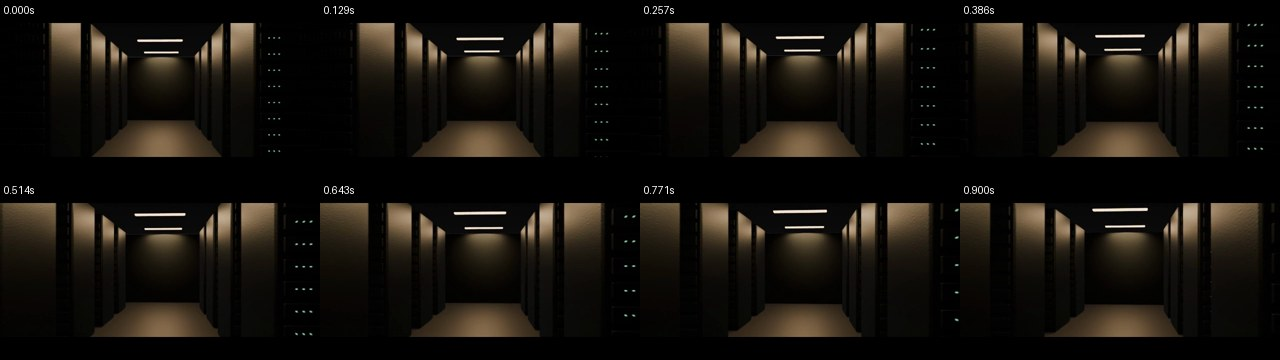
#> input picture production/codex_pipeline/qa/samples/63da695534068481.jpg, 1280 x 360 px
$ python -i build_f7.py   (imports and definitions only)
#> lines starting #> are read from the running program, lines starting #| are printed output that depends on the picture
#> further down, picture is the input picture: PIL image 1280x360 RGB; mean R, G, B 22.4, 18.7, 13.6
#!/usr/bin/env python3
"""F7 workprint from reviewed local-motion endpoints and inherited F7-02.

No AI video generation or phoneme lip sync is claimed. Originals stay untouched.
"""
import argparse, functools, hashlib, importlib.util, json, math, subprocess
from pathlib import Path
import cv2
import numpy as np
from PIL import Image, ImageDraw, ImageEnhance, ImageFilter, ImageFont, ImageOps

ROOT=Path(__file__).resolve().parent
FPS=24; W,H=1920,1080
# [1 line not run here, left out]

def sha(p):
    with Path(p).open('rb') as f:return hashlib.file_digest(f,'sha256').hexdigest()

def run(args):
    subprocess.run(['ffmpeg','-nostdin','-v','error','-xerror']+args,check=True)

# [6 lines left out: function plate, not called in this run]

class Motion:
    # [44 lines left out: functions __init__, frame, writing, not called in this run]

def letterbox(im,wide=False,brightness=.87):
#> called with wide = False, brightness = 0.87
    im=ImageEnhance.Color(im).enhance(.80)
    im=ImageEnhance.Brightness(im).enhance(brightness)
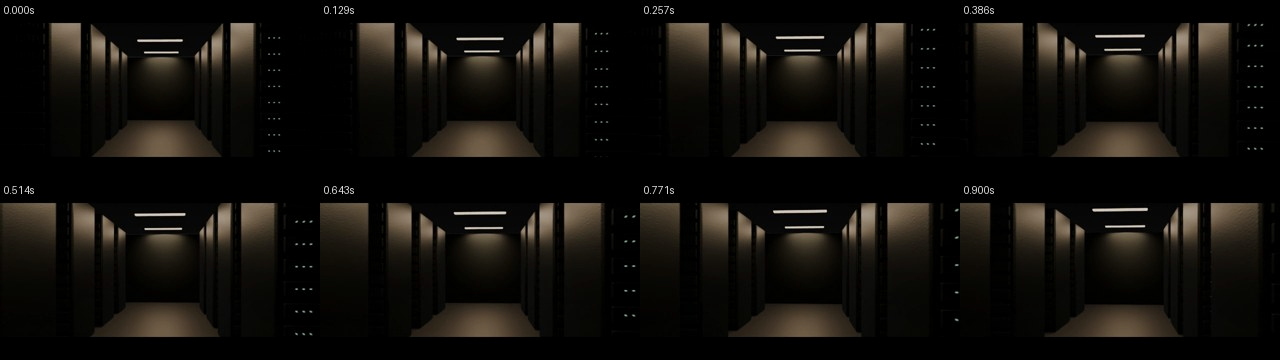
#> im: PIL image 1280x360 RGB; mean R, G, B 18.3, 15.8, 12.2
    if wide:
        canvas=Image.new('RGB',(W,H));canvas.paste(im.resize((W,804),Image.Resampling.LANCZOS),(0,138));return canvas
    im=im.resize((W,H),Image.Resampling.LANCZOS);d=ImageDraw.Draw(im)
#> after `im = im.resize((W, H), Image.Resampling.LANCZOS)`:
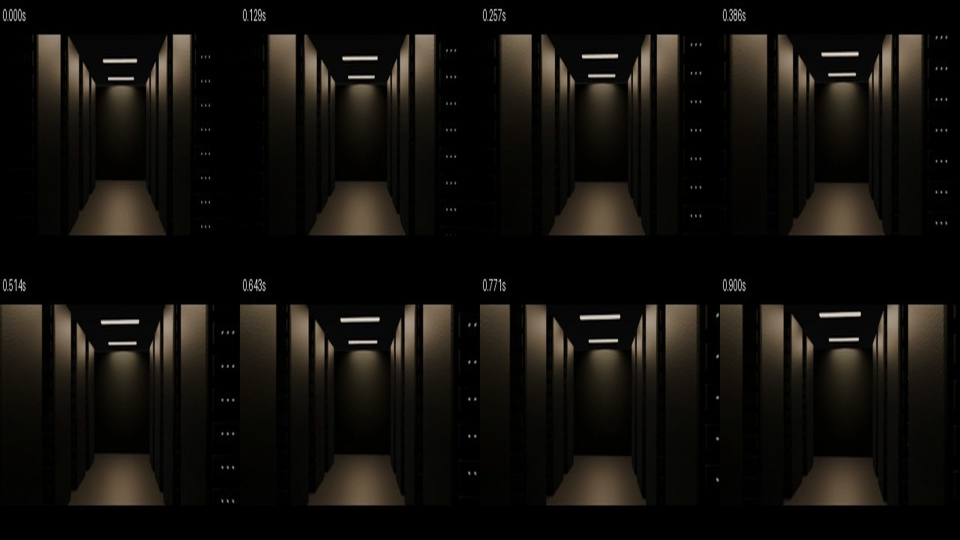
#> im: PIL image 1920x1080 RGB (shown at 1/2 size); mean R, G, B 18.3, 15.9, 12.3
    d.rectangle((0,0,W,137),fill='black');d.rectangle((0,942,W,H),fill='black');return im

# [21 lines left out: functions encode, probe, not called in this run]

def pcm(p):
    return subprocess.check_output(['ffmpeg','-v','error','-xerror','-i',str(p),'-map','0:a:0','-f','s32le','pipe:1'])

# [98 lines left out: function main, not called in this run]

# [1 line not run here, left out]

>>> from PIL import Image
>>> picture = Image.open('../codex_pipeline/qa/samples/63da695534068481.jpg')
>>> result = letterbox(picture)
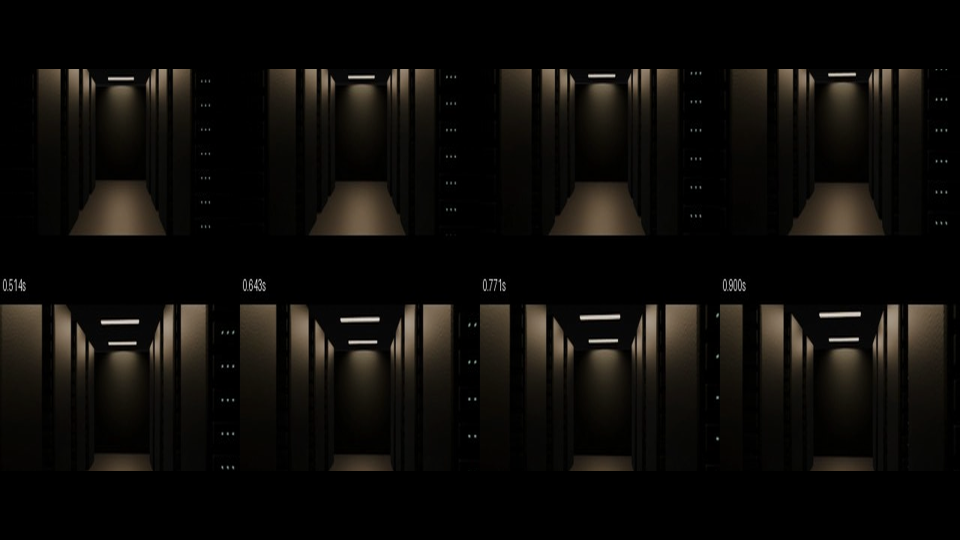
#> result: PIL image 1920x1080 RGB (shown at 1/2 size); mean R, G, B 13.9, 12, 9.2

$ run again, on production/codex_pipeline/qa/samples/7b8670a495184060.jpg
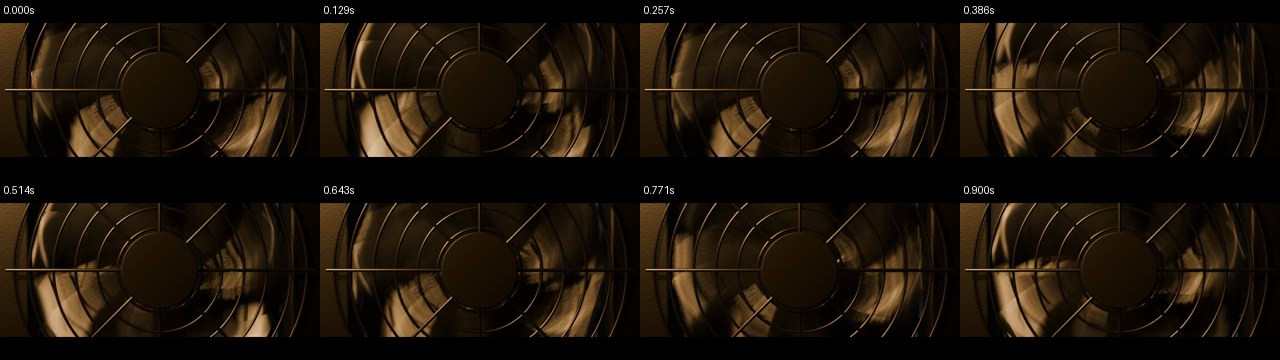
#> input picture production/codex_pipeline/qa/samples/7b8670a495184060.jpg, 1280 x 360 px
#> picture is the input picture: PIL image 1280x360 RGB; mean R, G, B 28.2, 19.1, 9.4
#> in letterbox, `im = im.resize((W, H), Image.Resampling.LANCZOS)`:
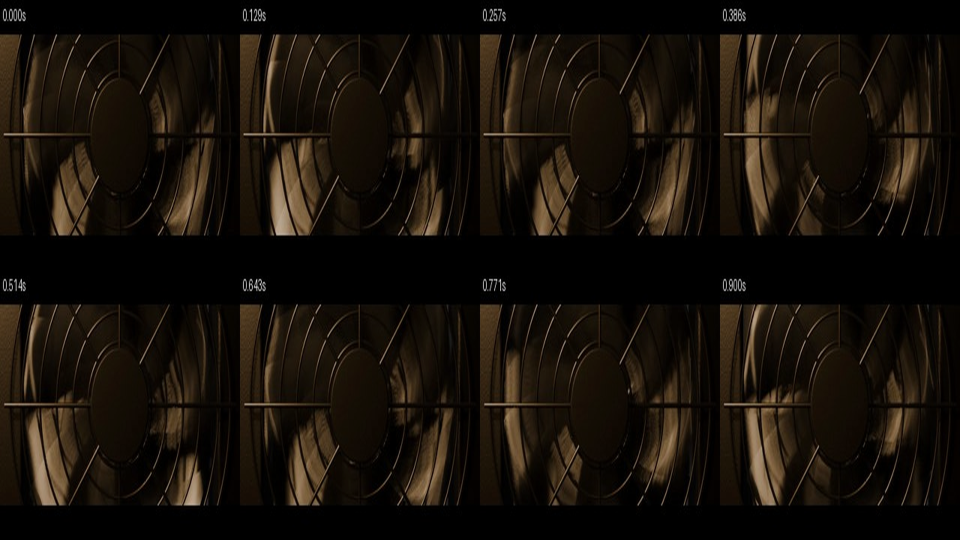
#> im: PIL image 1920x1080 RGB (shown at 1/2 size); mean R, G, B 22.6, 16.3, 9.6
#> `result = letterbox(picture)`:
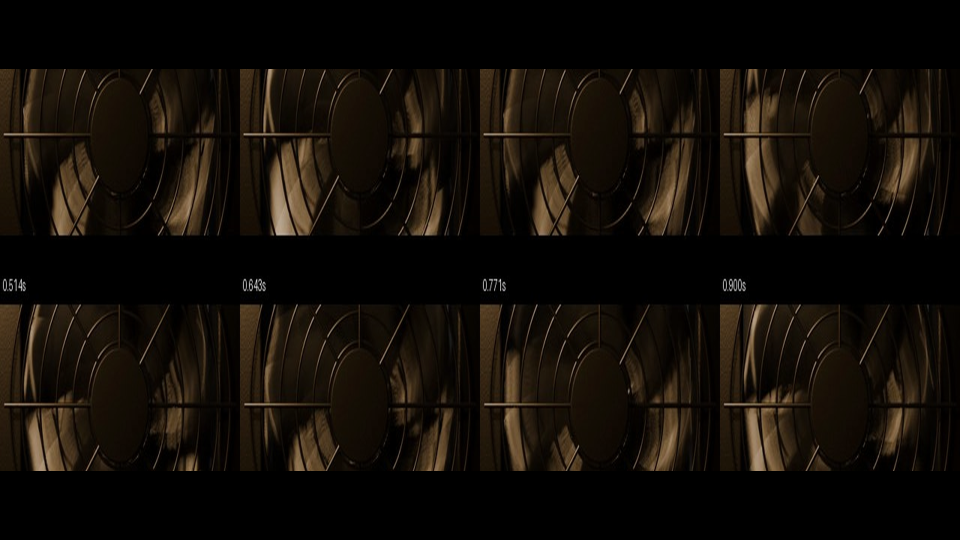
#> result: PIL image 1920x1080 RGB (shown at 1/2 size); mean R, G, B 18.8, 13.5, 7.8

$ run again, on production/codex_pipeline/qa/samples/ba09e5af8aab69cf.jpg
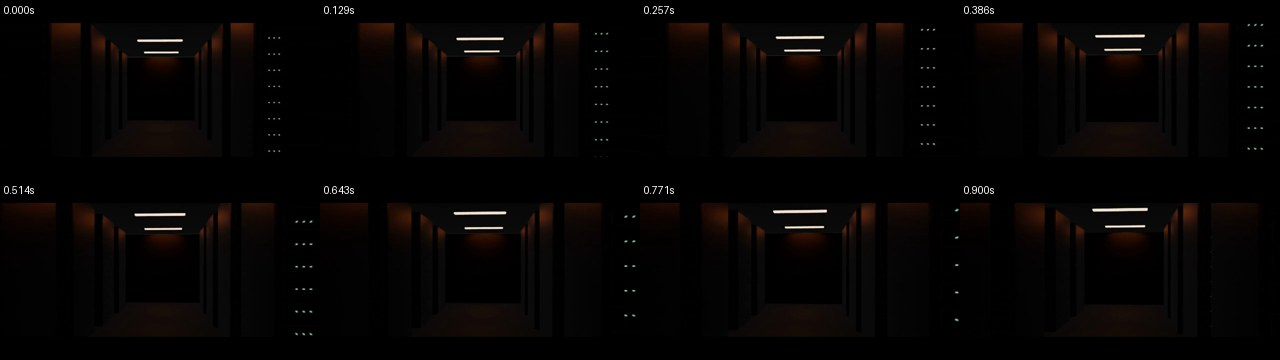
#> input picture production/codex_pipeline/qa/samples/ba09e5af8aab69cf.jpg, 1280 x 360 px
#> picture is the input picture: PIL image 1280x360 RGB; mean R, G, B 6.6, 4.5, 3.8
#> in letterbox, `im = im.resize((W, H), Image.Resampling.LANCZOS)`:
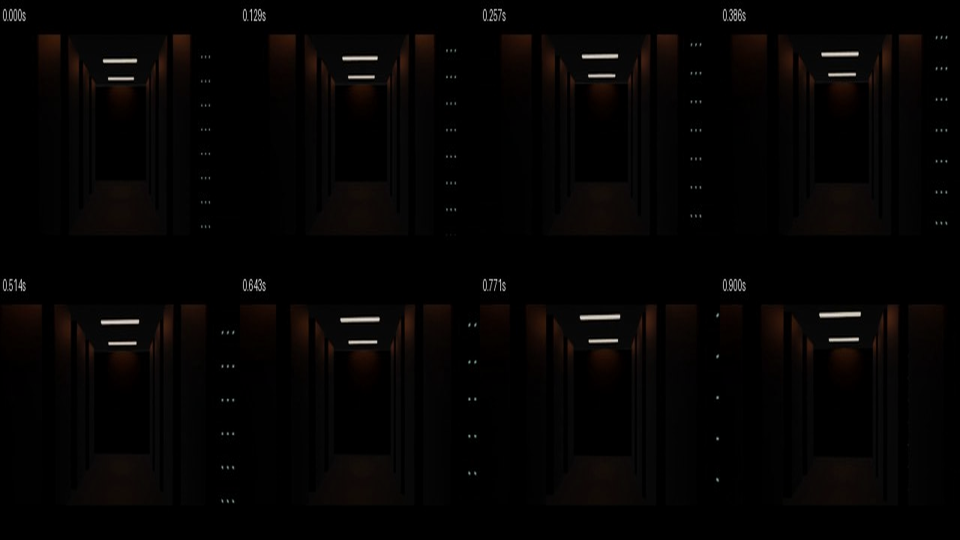
#> im: PIL image 1920x1080 RGB (shown at 1/2 size); mean R, G, B 5, 3.7, 3.1

$ run again, on production/codex_pipeline/qa/samples/dc449b2ffe57487c.jpg
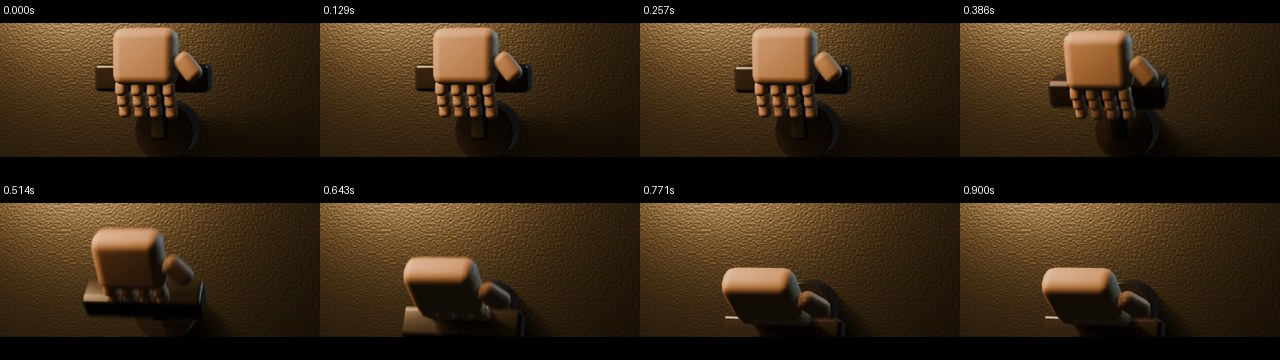
#> input picture production/codex_pipeline/qa/samples/dc449b2ffe57487c.jpg, 1280 x 360 px
#> picture is the input picture: PIL image 1280x360 RGB; mean R, G, B 53.4, 38, 20.3
#> in letterbox, `im = im.resize((W, H), Image.Resampling.LANCZOS)`:
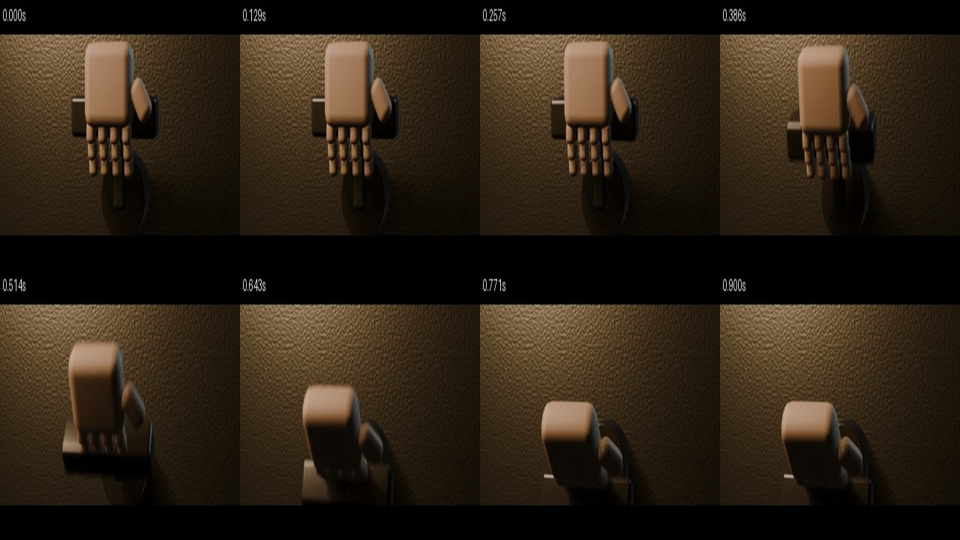
#> im: PIL image 1920x1080 RGB (shown at 1/2 size); mean R, G, B 43.6, 32.9, 20.6
#> `result = letterbox(picture)`:
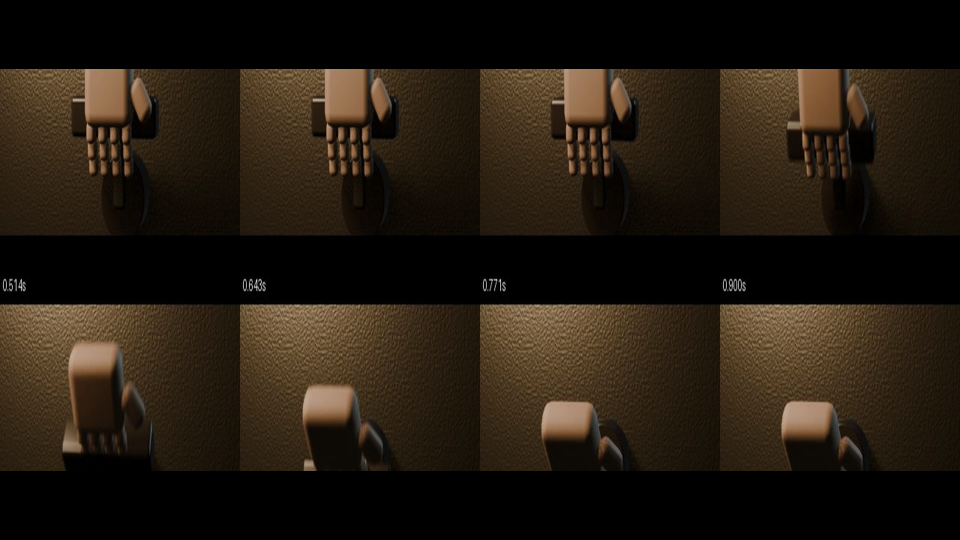
#> result: PIL image 1920x1080 RGB (shown at 1/2 size); mean R, G, B 35.5, 26.6, 16.3
